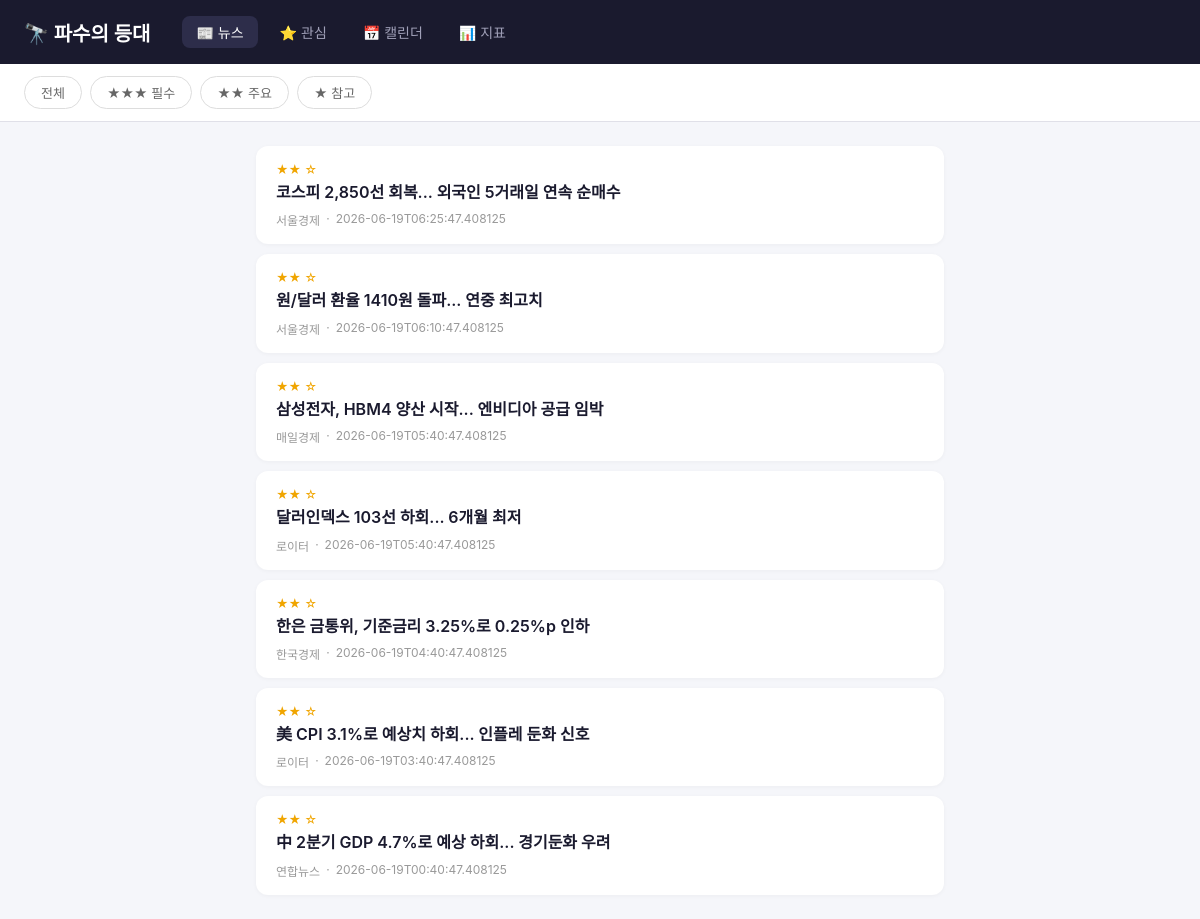
Screenshot of /?stars=2 with the database file from the repository.
### tables this page shows
CREATE TABLE news (
                id INTEGER PRIMARY KEY AUTOINCREMENT,
                title TEXT NOT NULL,
                link TEXT UNIQUE,
                source TEXT,
                published_at TIMESTAMP,
                crawled_at TIMESTAMP DEFAULT CURRENT_TIMESTAMP,
                importance INTEGER DEFAULT 0,
                stars INTEGER DEFAULT 0,
                category TEXT
            );

### app.py (the view)
@app.route('/')
def index():
    stars = request.args.get('stars', 'all')
    ticker = request.args.get('ticker', '')
    db = get_db()
    query = 'SELECT * FROM news WHERE 1=1'
    params = []
    if stars != 'all':
        query += ' AND stars = ?'
        params.append(int(stars))
    if ticker:
        query += ' AND (title LIKE ? OR title LIKE ?)'
        params.extend([f'%{ticker}%', f'%{get_name(ticker)}%'])
    query += ' ORDER BY stars DESC, published_at DESC LIMIT 50'
    news_list = db.execute(query, params).fetchall()
    db.close()
    return render_template('index.html', news_list=news_list, current_stars=stars)

### models.py (called while the page is built)
def get_db():
    conn = sqlite3.connect(DB_PATH)
    conn.row_factory = sqlite3.Row
    return conn

### templates/index.html (shortened to what this page needs)
<!DOCTYPE html>
<html lang="ko">
<head>
    <link rel="stylesheet" href="/static/style.css">
</head>
<body>
    <nav class="topbar">
        <h1>🔭 파수의 등대</h1>
        <div class="tabs">
            <a href="/" class="active">📰 뉴스</a>
            <a href="/watchlist">⭐ 관심</a>
            <a href="/calendar">📅 캘린더</a>
            <a href="/dashboard">📊 지표</a>
        </div>
    </nav>
    <div class="filter-bar">
        <a href="/" class="{% if current_stars == 'all' %}active{% endif %}">전체</a>
        <a href="/?stars=3">★★★ 필수</a>
        <a href="/?stars=2">★★ 주요</a>
        <a href="/?stars=1">★ 참고</a>
    </div>
    <main class="feed">
        {% if news_list %}
            {% for news in news_list %}
            <article class="card">
                <div class="card-stars">
                    {% for i in range(news.stars) %}★{% endfor %}
                    {% for i in range(3 - news.stars) %}☆{% endfor %}
                </div>
                <a href="{{ news.link }}" target="_blank" class="card-title">{{ news.title }}</a>
                <div class="card-meta">
                    <span class="source">{{ news.source or '미상' }}</span>
                    <span>·</span>
                    <span class="time">{{ news.published_at or '' }}</span>
                </div>
            </article>
            {% endfor %}
        {% else %}
            <div class="empty">
                <p>📭 아직 수집된 뉴스가 없습니다.</p>
                <p>뉴스 수집기가 곧 첫 데이터를 가져올 예정입니다.</p>
            </div>
        {% endif %}
    </main>
</body>
</html>

### static/style.css (style rules this page uses)
* { margin: 0; padding: 0; box-sizing: border-box; }
body { font-family: -apple-system, 'Segoe UI', sans-serif; background: #f5f6fa; color: #1a1a2e; }
.topbar { background: #1a1a2e; color: white; padding: 16px 24px; display: flex; align-items: center; gap: 32px; }
.topbar h1 { font-size: 20px; }
.tabs { display: flex; gap: 8px; }
.tabs a { color: #a0a0b8; text-decoration: none; padding: 6px 14px; border-radius: 8px; font-size: 14px; transition: .2s; }
.tabs a.active, .tabs a:hover { background: #2d2d4a; color: white; }
.filter-bar { display: flex; gap: 8px; padding: 12px 24px; background: white; border-bottom: 1px solid #e0e0e8; }
.filter-bar a { text-decoration: none; padding: 6px 16px; border-radius: 20px; font-size: 13px; color: #666; border: 1px solid #ddd; transition: .2s; }
.feed { max-width: 720px; margin: 24px auto; padding: 0 16px; }
.card { background: white; border-radius: 12px; padding: 16px 20px; margin-bottom: 10px; box-shadow: 0 1px 4px rgba(0,0,0,0.04); transition: box-shadow .2s; }
.card-stars { font-size: 12px; color: #f0a500; margin-bottom: 4px; }
.card-title { font-size: 16px; font-weight: 600; color: #1a1a2e; text-decoration: none; line-height: 1.4; }
.card-meta { margin-top: 8px; font-size: 12px; color: #999; display: flex; gap: 6px; }

### rows the page displays
news: title "코스피 2,850선 회복... 외국인 5거래일 연속 순매수", source "서울경제", published_at "2026-06-19T06:25:47.408125"
news: title "원/달러 환율 1410원 돌파... 연중 최고치", source "서울경제", published_at "2026-06-19T06:10:47.408125"
news: title "삼성전자, HBM4 양산 시작... 엔비디아 공급 임박", source "매일경제", published_at "2026-06-19T05:40:47.408125"
news: title "달러인덱스 103선 하회... 6개월 최저", source "로이터", published_at "2026-06-19T05:40:47.408125"
news: title "한은 금통위, 기준금리 3.25%로 0.25%p 인하", source "한국경제", published_at "2026-06-19T04:40:47.408125"
news: title "美 CPI 3.1%로 예상치 하회... 인플레 둔화 신호", source "로이터", published_at "2026-06-19T03:40:47.408125"
news: title "中 2분기 GDP 4.7%로 예상 하회... 경기둔화 우려", source "연합뉴스", published_at "2026-06-19T00:40:47.408125"
